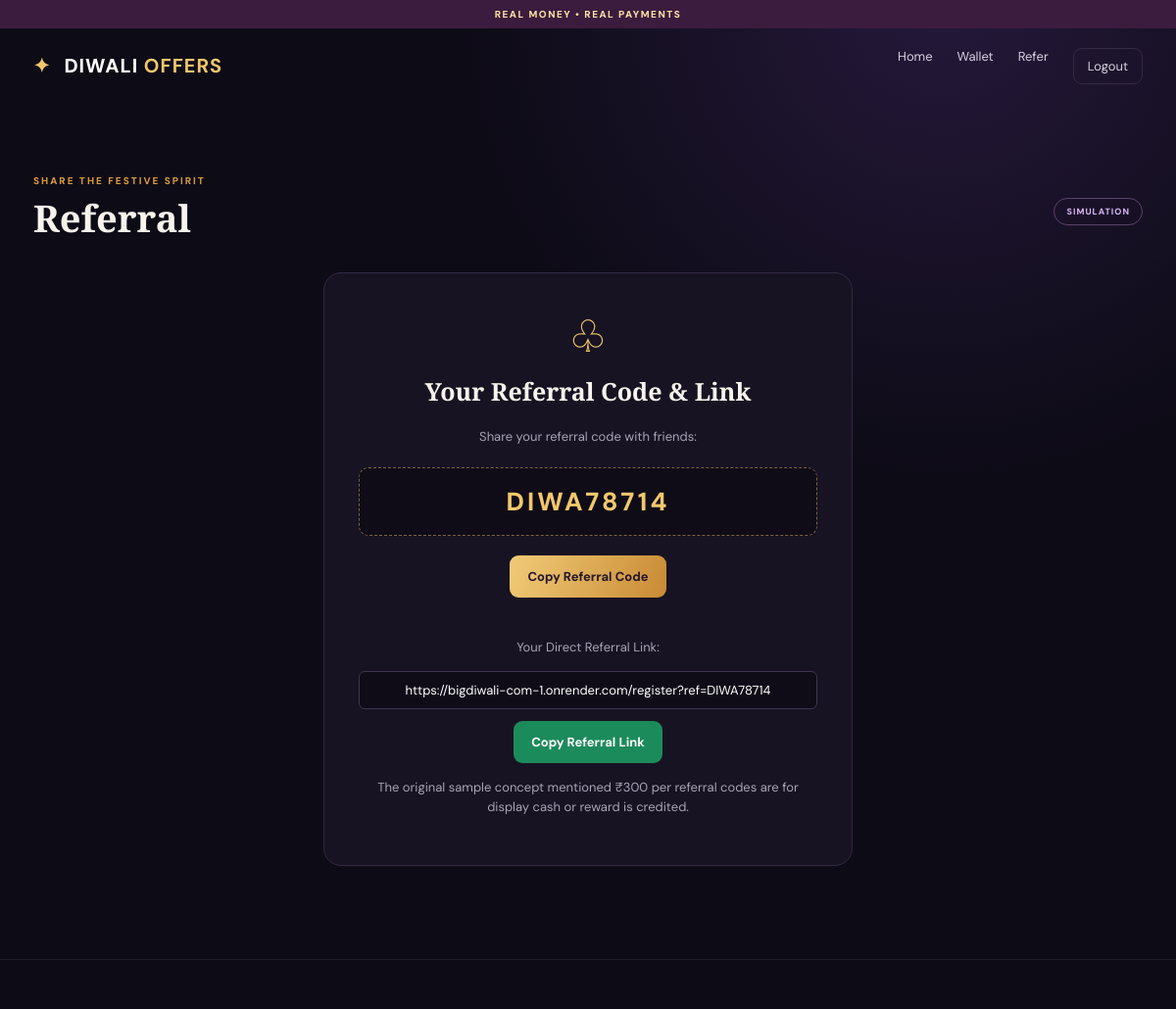
/referral (signed in), run on the app's committed database.
### tables this page shows
CREATE TABLE users (
            id INTEGER PRIMARY KEY AUTOINCREMENT,
            name TEXT NOT NULL, mobile TEXT UNIQUE NOT NULL,
            password_hash TEXT NOT NULL, demo_wallet INTEGER NOT NULL DEFAULT 0,
            referral_code TEXT UNIQUE NOT NULL, referred_by TEXT,
            created_at TEXT DEFAULT CURRENT_TIMESTAMP
        );

### app.py (the view)
@app.route("/referral")
@login_required
def referral():
    return render_template("referral.html", user=current_user())

### app.py (called while the page is built)
def db():
    conn = sqlite3.connect(DB_PATH)
    conn.row_factory = sqlite3.Row
    return conn

def current_user():
    if not session.get("user_id"):
        return None
    with db() as con:
        return con.execute(
            "SELECT * FROM users WHERE id=?",
            (session["user_id"],)
        ).fetchone()

def login_required(fn):
    @wraps(fn)
    def wrapped(*args, **kwargs):
        if not current_user():
            return redirect(url_for("login"))
        return fn(*args, **kwargs)
    return wrapped

@app.context_processor
def inject_globals():
    return {"current_user": current_user(), "demo_mode": True}

### templates/referral.html (shortened to what this page needs)
{% extends "base.html" %}
{% block content %}
<div class="section-head">
    <div>
        <div class="eyebrow">SHARE THE FESTIVE SPIRIT</div>
        <h1>Referral</h1>
    </div>
    <span class="pill">SIMULATION</span>
</div>
<div class="referral-card">
    <div class="ref-icon">♧</div>
    <h2>Your Referral Code & Link</h2>
    <p class="muted">Share your referral code with friends:</p>
    <div class="ref-code" id="refcode">
        {{ user['referral_code'] }}
    </div>
    <button class="btn primary" type="button"
            onclick="copyReferralCode()">
        Copy Referral Code
    </button>
    <br><br>
    <p class="muted">Your Direct Referral Link:</p>
    <input
        type="text"
        id="reflink"
        readonly
        value="https://bigdiwali-com-1.onrender.com/register?ref={{ user['referral_code'] }}"
        style="width:100%; padding:10px; text-align:center; margin-bottom:12px; border-radius:6px;"
    >
    <button class="btn success" type="button"
            onclick="copyReferralLink()">
        Copy Referral Link
    </button>
    <p class="muted" style="margin-top:15px;">
        The original sample concept mentioned ₹300 per referral codes are for display cash or reward is credited.
    </p>
</div>
{% endblock %}

### static/style.css (style rules this page uses)
:root { --bg:#0d0b16;--panel:#171322;--panel2:#21192f;--gold:#f3c76b;--gold2:#d99a37;--text:#f8f4ed;--muted:#aaa2b5;--line:#342a43;--purple:#9b69d5 }
* { box-sizing:border-box }
html { scroll-behavior:smooth }
body { margin:0;background:radial-gradient(circle at 80% 0%,#25183a 0,transparent 35%),var(--bg);color:var(--text);font-family:'DM Sans',sans-serif;min-height:100vh }
.eyebrow { font-size:10px;letter-spacing:2px;font-weight:800;color:var(--gold2) }
h1,h2 { font-family:'Playfair Display',serif;margin:9px 0 }
h1 { font-size:38px }
h2 { font-size:28px }
.muted { color:var(--muted);font-size:13px;line-height:1.6 }
input { width:100%;background:#0f0c18;border:1px solid #40344f;border-radius:9px;padding:13px 14px;color:white;outline:none;font:inherit;font-size:13px }
.btn { border:0;border-radius:9px;padding:13px 18px;display:inline-flex;justify-content:center;align-items:center;text-decoration:none;font:700 13px 'DM Sans',sans-serif;cursor:pointer;transition:.2s }
.primary { background:linear-gradient(110deg,#f1cb78,#c98a34);color:#25172b }
.section-head { display:flex;justify-content:space-between;align-items:center;margin:48px 0 20px }
.section-head h2,.section-head h1 { margin:5px 0 }
.pill { border:1px solid #5a426a;border-radius:30px;padding:7px 12px;color:#d9b5f3;font-size:9px;font-weight:800;letter-spacing:1px }
.success { background:#1c8b5b;color:white }
.referral-card { max-width:540px;margin:25px auto;background:var(--panel);border:1px solid var(--line);border-radius:18px;padding:35px;text-align:center }
.ref-icon { font-size:45px;color:var(--gold) }
.referral-card h2 { font-size:25px }
.ref-code { font-size:26px;letter-spacing:3px;font-weight:800;color:var(--gold);background:#0f0c18;padding:17px;border:1px dashed #80613c;border-radius:10px;margin:20px 0 }
.referral-card .muted { margin-top:20px }

### data on the page
users: referral_code "DIWA78714", referral_code "https://bigdiwali-com-1.onrender.com/register?ref=DIWA78714"
